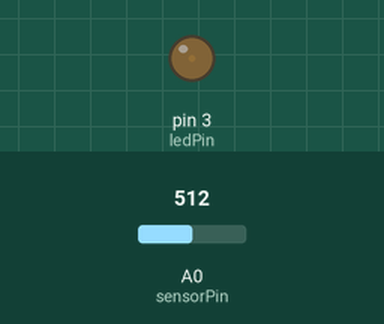
The sketch below on a simulated Arduino Uno, built with avr-gcc and run on an emulated ATmega328P. Shown: output pins drawn as LEDs (lit = HIGH). Inputs (shaded band) come from the test bench; at power-on: A0 (sensorPin) = 512.

Above: at 1.8 s.
1.9 s: A0 (sensorPin) set to 716
At 2.7 s:
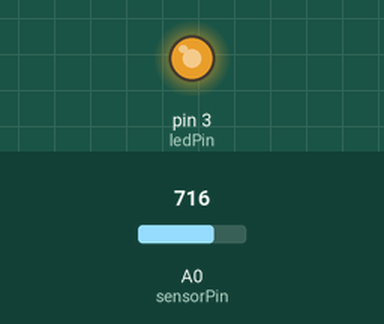
3.5 s: A0 (sensorPin) set to 900
At 5.2 s:
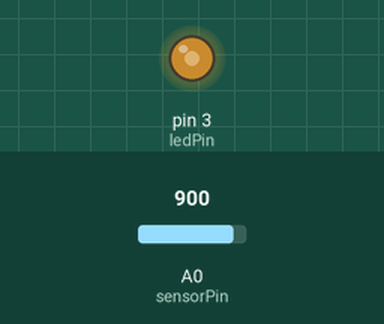
5.5 s: A0 (sensorPin) set to 122
At 6.9 s:
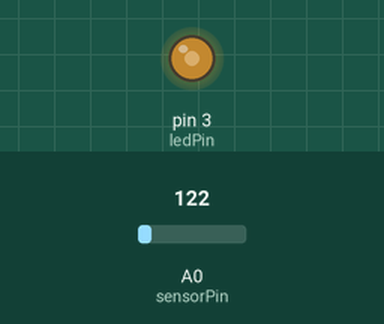
7.5 s: A0 (sensorPin) set to 0
At 8.5 s:
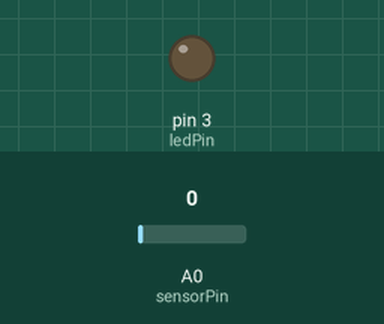
Timing chart, 0 to 10.5 s (numbered marks = the images above; inputs shaded):
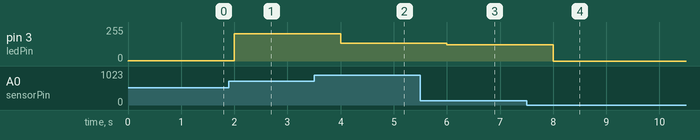

Measured:
- after the input at 1.9 s, pin 3 (ledPin): 2/255 → 206/255 after 0.10 s
- after the input at 3.5 s, pin 3 (ledPin): 206/255 → 135/255 after 0.50 s
- after the input at 5.5 s, pin 3 (ledPin): 135/255 → 122/255 after 0.50 s
- after the input at 7.5 s, pin 3 (ledPin): 122/255 → 0/255 after 0.50 s

The sketch:

sketch_lab3_part1.ino
```cpp
const int sensorPin = A0; // Pin for photocell
const int ledPin = 3;

int sensorVal = 0;
int numVal = 0;

void setup() {
  // Set up LED pin as output
  pinMode(ledPin,OUTPUT);
  Serial.begin(9600);
}

void loop() {
  sensorVal = analogRead(sensorPin);  // Store the value from photocell
  numVal = sensorVal % 255;   // Convert it to a corresponding num 0-254
  analogWrite(ledPin, numVal);  // Output the specified brightness
  delay(1000);
}
```
